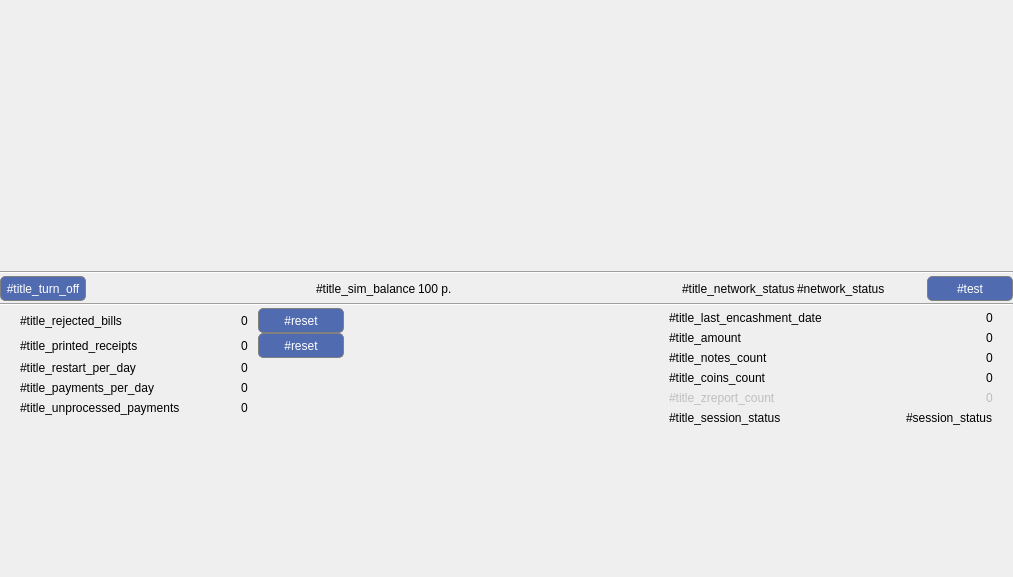
<?xml version="1.0" encoding="UTF-8"?>
<ui version="4.0">
 <class>DiagnosticsServiceWindow</class>
 <widget class="QFrame" name="DiagnosticsServiceWindow">
  <property name="geometry">
   <rect>
    <x>0</x>
    <y>0</y>
    <width>1013</width>
    <height>577</height>
   </rect>
  </property>
  <property name="styleSheet">
   <string notr="true">QFrame#diagnosticServiceWindow
{
	background: rgba(247, 245, 237);
}

QFrame#line, QFrame#line_3, QFrame#line_4, QFrame#line_5,   QFrame#line_6,  QFrame#line_7 
{
	color: rgb(197, 197, 197)
}

QTextEdit
{
	background: rgba(247, 245, 237);
	font-size: 11px;
}

QPushButton
{
	border: 1px solid gray;
	border-radius: 5px;
	color: white;
	background-color: rgba(80, 107, 176);
}

QPushButton:disabled
{
	color: gray;
	background-color: lightgray;
}

QPushButton:pressed 
{
	background-color: rgba(98, 141, 191);
}

QPushButton#btnEncashmentInfo:checked
{
	border: 1px solid gray;
	border-radius: 5px;
	color: white;
	background-color: rgba(80, 107, 176);
}


QTabBar::tab 
{
	background: rgba(160, 175, 211);
	border: 1px solid #C4C4C3;
	border-bottom-color: #C2C7CB; 
	border-top-left-radius: 4px;
	border-top-right-radius: 4px;
	min-width: 8ex;
	padding: 2px;
 }

 QTabBar::tab:selected, QTabBar::tab:hover 
{
	background: rgba(247, 245, 237);
 }

QLineEdit 
{
	border: 2px solid rgba(160, 175, 211);
	border-radius: 10px;
}</string>
  </property>
  <layout class="QVBoxLayout" name="verticalLayout">
   <property name="spacing">
    <number>2</number>
   </property>
   <property name="margin">
    <number>0</number>
   </property>
   <item>
    <widget class="QScrollArea" name="scrollArea">
     <property name="frameShape">
      <enum>QFrame::NoFrame</enum>
     </property>
     <property name="horizontalScrollBarPolicy">
      <enum>Qt::ScrollBarAlwaysOff</enum>
     </property>
     <property name="widgetResizable">
      <bool>true</bool>
     </property>
     <property name="alignment">
      <set>Qt::AlignCenter</set>
     </property>
     <widget class="QWidget" name="scrollAreaWidget">
      <property name="geometry">
       <rect>
        <x>0</x>
        <y>0</y>
        <width>1013</width>
        <height>267</height>
       </rect>
      </property>
      <layout class="QGridLayout" name="gridLayout">
       <property name="margin">
        <number>0</number>
       </property>
       <property name="spacing">
        <number>0</number>
       </property>
       <item row="0" column="0">
        <layout class="QVBoxLayout" name="vlTestWidgets">
         <property name="spacing">
          <number>0</number>
         </property>
        </layout>
       </item>
      </layout>
     </widget>
    </widget>
   </item>
   <item>
    <widget class="Line" name="line">
     <property name="orientation">
      <enum>Qt::Horizontal</enum>
     </property>
    </widget>
   </item>
   <item>
    <layout class="QHBoxLayout" name="horizontalLayout_5">
     <item>
      <widget class="QPushButton" name="btnInfoPanel">
       <property name="minimumSize">
        <size>
         <width>86</width>
         <height>25</height>
        </size>
       </property>
       <property name="styleSheet">
        <string notr="true">/*QPushButton {
	border: 1px solid gray;
	border-radius: 15px;
	background-color: rgba(80, 107, 176);
	color: &quot;white&quot;
}

QPushButton:pressed 
{
	background-color: rgba(98, 141, 191);
}

QPushButton:checked
{
	background-color: rgba(98, 141, 191);
}*/
</string>
       </property>
       <property name="text">
        <string>#title_turn_off</string>
       </property>
       <property name="checkable">
        <bool>true</bool>
       </property>
       <property name="checked">
        <bool>true</bool>
       </property>
      </widget>
     </item>
     <item>
      <spacer name="horizontalSpacer_2">
       <property name="orientation">
        <enum>Qt::Horizontal</enum>
       </property>
       <property name="sizeHint" stdset="0">
        <size>
         <width>40</width>
         <height>20</height>
        </size>
       </property>
      </spacer>
     </item>
     <item>
      <layout class="QHBoxLayout" name="horizontalLayout">
       <item>
        <widget class="QLabel" name="lbSimBalanceTitle">
         <property name="text">
          <string>#title_sim_balance</string>
         </property>
        </widget>
       </item>
       <item>
        <widget class="QLabel" name="lbSimBalance">
         <property name="text">
          <string notr="true">100 р.</string>
         </property>
        </widget>
       </item>
      </layout>
     </item>
     <item>
      <spacer name="horizontalSpacer_3">
       <property name="orientation">
        <enum>Qt::Horizontal</enum>
       </property>
       <property name="sizeHint" stdset="0">
        <size>
         <width>40</width>
         <height>20</height>
        </size>
       </property>
      </spacer>
     </item>
     <item>
      <layout class="QHBoxLayout" name="horizontalLayout_4">
       <item>
        <layout class="QHBoxLayout" name="horizontalLayout_3">
         <item>
          <widget class="QLabel" name="lbTitleNetworkStatus">
           <property name="enabled">
            <bool>true</bool>
           </property>
           <property name="text">
            <string>#title_network_status</string>
           </property>
          </widget>
         </item>
         <item>
          <widget class="QLabel" name="lbNetworkStatus">
           <property name="enabled">
            <bool>true</bool>
           </property>
           <property name="text">
            <string>#network_status</string>
           </property>
          </widget>
         </item>
        </layout>
       </item>
       <item>
        <spacer name="horizontalSpacer">
         <property name="orientation">
          <enum>Qt::Horizontal</enum>
         </property>
         <property name="sizeHint" stdset="0">
          <size>
           <width>40</width>
           <height>20</height>
          </size>
         </property>
        </spacer>
       </item>
       <item>
        <widget class="QPushButton" name="btnTestServer">
         <property name="enabled">
          <bool>true</bool>
         </property>
         <property name="minimumSize">
          <size>
           <width>86</width>
           <height>25</height>
          </size>
         </property>
         <property name="text">
          <string>#test</string>
         </property>
        </widget>
       </item>
      </layout>
     </item>
    </layout>
   </item>
   <item>
    <widget class="Line" name="line_2">
     <property name="orientation">
      <enum>Qt::Horizontal</enum>
     </property>
    </widget>
   </item>
   <item>
    <widget class="QScrollArea" name="scrollArea_2">
     <property name="frameShape">
      <enum>QFrame::NoFrame</enum>
     </property>
     <property name="widgetResizable">
      <bool>true</bool>
     </property>
     <widget class="QWidget" name="scrollAreaEncashmentInfo">
      <property name="geometry">
       <rect>
        <x>0</x>
        <y>0</y>
        <width>1013</width>
        <height>267</height>
       </rect>
      </property>
      <layout class="QGridLayout" name="gridLayout_2">
       <property name="margin">
        <number>0</number>
       </property>
       <property name="spacing">
        <number>0</number>
       </property>
       <item row="0" column="0">
        <layout class="QHBoxLayout" name="horizontalLayout_16">
         <item>
          <spacer name="horizontalSpacer_4">
           <property name="orientation">
            <enum>Qt::Horizontal</enum>
           </property>
           <property name="sizeType">
            <enum>QSizePolicy::Fixed</enum>
           </property>
           <property name="sizeHint" stdset="0">
            <size>
             <width>20</width>
             <height>20</height>
            </size>
           </property>
          </spacer>
         </item>
         <item>
          <layout class="QVBoxLayout" name="verticalLayout_3">
           <item>
            <layout class="QHBoxLayout" name="horizontalLayout_6">
             <property name="spacing">
              <number>10</number>
             </property>
             <item>
              <widget class="QLabel" name="lbTitleRejectedBills">
               <property name="enabled">
                <bool>true</bool>
               </property>
               <property name="text">
                <string>#title_rejected_bills</string>
               </property>
              </widget>
             </item>
             <item>
              <spacer name="horizontalSpacer_14">
               <property name="orientation">
                <enum>Qt::Horizontal</enum>
               </property>
               <property name="sizeHint" stdset="0">
                <size>
                 <width>40</width>
                 <height>20</height>
                </size>
               </property>
              </spacer>
             </item>
             <item>
              <widget class="QLabel" name="lbRejectedBills">
               <property name="enabled">
                <bool>true</bool>
               </property>
               <property name="text">
                <string notr="true">0</string>
               </property>
              </widget>
             </item>
             <item>
              <widget class="QPushButton" name="btnResetReject">
               <property name="enabled">
                <bool>true</bool>
               </property>
               <property name="minimumSize">
                <size>
                 <width>86</width>
                 <height>25</height>
                </size>
               </property>
               <property name="text">
                <string>#reset</string>
               </property>
              </widget>
             </item>
            </layout>
           </item>
           <item>
            <layout class="QHBoxLayout" name="horizontalLayout_8">
             <property name="spacing">
              <number>10</number>
             </property>
             <item>
              <widget class="QLabel" name="lbTitlePrintedReceipts">
               <property name="enabled">
                <bool>true</bool>
               </property>
               <property name="text">
                <string>#title_printed_receipts</string>
               </property>
              </widget>
             </item>
             <item>
              <spacer name="horizontalSpacer_12">
               <property name="orientation">
                <enum>Qt::Horizontal</enum>
               </property>
               <property name="sizeHint" stdset="0">
                <size>
                 <width>40</width>
                 <height>20</height>
                </size>
               </property>
              </spacer>
             </item>
             <item>
              <widget class="QLabel" name="lbPrintedReceipts">
               <property name="enabled">
                <bool>true</bool>
               </property>
               <property name="text">
                <string notr="true">0</string>
               </property>
              </widget>
             </item>
             <item>
              <widget class="QPushButton" name="btnResetReceipts">
               <property name="enabled">
                <bool>true</bool>
               </property>
               <property name="minimumSize">
                <size>
                 <width>86</width>
                 <height>25</height>
                </size>
               </property>
               <property name="text">
                <string>#reset</string>
               </property>
              </widget>
             </item>
            </layout>
           </item>
           <item>
            <layout class="QHBoxLayout" name="horizontalLayout_9">
             <property name="spacing">
              <number>10</number>
             </property>
             <item>
              <widget class="QLabel" name="lbTitleRestartPerDay">
               <property name="enabled">
                <bool>true</bool>
               </property>
               <property name="text">
                <string>#title_restart_per_day</string>
               </property>
              </widget>
             </item>
             <item>
              <spacer name="horizontalSpacer_13">
               <property name="orientation">
                <enum>Qt::Horizontal</enum>
               </property>
               <property name="sizeHint" stdset="0">
                <size>
                 <width>40</width>
                 <height>20</height>
                </size>
               </property>
              </spacer>
             </item>
             <item>
              <widget class="QLabel" name="lbRestartPerDay">
               <property name="enabled">
                <bool>true</bool>
               </property>
               <property name="text">
                <string notr="true">0</string>
               </property>
              </widget>
             </item>
             <item>
              <spacer name="horizontalSpacer_15">
               <property name="orientation">
                <enum>Qt::Horizontal</enum>
               </property>
               <property name="sizeType">
                <enum>QSizePolicy::Fixed</enum>
               </property>
               <property name="sizeHint" stdset="0">
                <size>
                 <width>96</width>
                 <height>20</height>
                </size>
               </property>
              </spacer>
             </item>
            </layout>
           </item>
           <item>
            <layout class="QHBoxLayout" name="horizontalLayout_10">
             <property name="spacing">
              <number>10</number>
             </property>
             <item>
              <widget class="QLabel" name="lbTitlePaymentsPerDay">
               <property name="enabled">
                <bool>true</bool>
               </property>
               <property name="text">
                <string>#title_payments_per_day</string>
               </property>
              </widget>
             </item>
             <item>
              <spacer name="horizontalSpacer_16">
               <property name="orientation">
                <enum>Qt::Horizontal</enum>
               </property>
               <property name="sizeHint" stdset="0">
                <size>
                 <width>40</width>
                 <height>20</height>
                </size>
               </property>
              </spacer>
             </item>
             <item>
              <widget class="QLabel" name="lbPaymentsPerDay">
               <property name="enabled">
                <bool>true</bool>
               </property>
               <property name="text">
                <string notr="true">0</string>
               </property>
              </widget>
             </item>
             <item>
              <spacer name="horizontalSpacer_17">
               <property name="orientation">
                <enum>Qt::Horizontal</enum>
               </property>
               <property name="sizeType">
                <enum>QSizePolicy::Fixed</enum>
               </property>
               <property name="sizeHint" stdset="0">
                <size>
                 <width>96</width>
                 <height>20</height>
                </size>
               </property>
              </spacer>
             </item>
            </layout>
           </item>
           <item>
            <layout class="QHBoxLayout" name="horizontalLayout_7">
             <property name="spacing">
              <number>10</number>
             </property>
             <item>
              <widget class="QLabel" name="lbTitleUnprocessedPayments">
               <property name="enabled">
                <bool>true</bool>
               </property>
               <property name="text">
                <string>#title_unprocessed_payments</string>
               </property>
              </widget>
             </item>
             <item>
              <spacer name="horizontalSpacer_10">
               <property name="orientation">
                <enum>Qt::Horizontal</enum>
               </property>
               <property name="sizeHint" stdset="0">
                <size>
                 <width>40</width>
                 <height>20</height>
                </size>
               </property>
              </spacer>
             </item>
             <item>
              <widget class="QLabel" name="lbUnprocessedPayments">
               <property name="enabled">
                <bool>true</bool>
               </property>
               <property name="text">
                <string notr="true">0</string>
               </property>
              </widget>
             </item>
             <item>
              <spacer name="horizontalSpacer_11">
               <property name="orientation">
                <enum>Qt::Horizontal</enum>
               </property>
               <property name="sizeType">
                <enum>QSizePolicy::Fixed</enum>
               </property>
               <property name="sizeHint" stdset="0">
                <size>
                 <width>96</width>
                 <height>20</height>
                </size>
               </property>
              </spacer>
             </item>
            </layout>
           </item>
           <item>
            <spacer name="verticalSpacer">
             <property name="orientation">
              <enum>Qt::Vertical</enum>
             </property>
             <property name="sizeHint" stdset="0">
              <size>
               <width>20</width>
               <height>40</height>
              </size>
             </property>
            </spacer>
           </item>
          </layout>
         </item>
         <item>
          <spacer name="horizontalSpacer_18">
           <property name="orientation">
            <enum>Qt::Horizontal</enum>
           </property>
           <property name="sizeHint" stdset="0">
            <size>
             <width>40</width>
             <height>20</height>
            </size>
           </property>
          </spacer>
         </item>
         <item>
          <layout class="QVBoxLayout" name="verticalLayout_2">
           <item>
            <layout class="QHBoxLayout" name="horizontalLayout_11">
             <item>
              <widget class="QLabel" name="lbTitleLastEncashmentDate">
               <property name="text">
                <string>#title_last_encashment_date</string>
               </property>
              </widget>
             </item>
             <item>
              <spacer name="horizontalSpacer_5">
               <property name="orientation">
                <enum>Qt::Horizontal</enum>
               </property>
               <property name="sizeHint" stdset="0">
                <size>
                 <width>40</width>
                 <height>20</height>
                </size>
               </property>
              </spacer>
             </item>
             <item>
              <widget class="QLabel" name="lbLastEncashmentDate">
               <property name="text">
                <string notr="true">0</string>
               </property>
              </widget>
             </item>
            </layout>
           </item>
           <item>
            <layout class="QHBoxLayout" name="horizontalLayout_12">
             <item>
              <widget class="QLabel" name="lbTitleAmount">
               <property name="text">
                <string>#title_amount</string>
               </property>
              </widget>
             </item>
             <item>
              <spacer name="horizontalSpacer_6">
               <property name="orientation">
                <enum>Qt::Horizontal</enum>
               </property>
               <property name="sizeHint" stdset="0">
                <size>
                 <width>40</width>
                 <height>20</height>
                </size>
               </property>
              </spacer>
             </item>
             <item>
              <widget class="QLabel" name="lbAmount">
               <property name="text">
                <string notr="true">0</string>
               </property>
              </widget>
             </item>
            </layout>
           </item>
           <item>
            <layout class="QHBoxLayout" name="horizontalLayout_13">
             <item>
              <widget class="QLabel" name="lbTitleNotesCount">
               <property name="text">
                <string>#title_notes_count</string>
               </property>
              </widget>
             </item>
             <item>
              <spacer name="horizontalSpacer_7">
               <property name="orientation">
                <enum>Qt::Horizontal</enum>
               </property>
               <property name="sizeHint" stdset="0">
                <size>
                 <width>40</width>
                 <height>20</height>
                </size>
               </property>
              </spacer>
             </item>
             <item>
              <widget class="QLabel" name="lbNotesCount">
               <property name="text">
                <string notr="true">0</string>
               </property>
              </widget>
             </item>
            </layout>
           </item>
           <item>
            <layout class="QHBoxLayout" name="horizontalLayout_23">
             <item>
              <widget class="QLabel" name="lbTitleCoinsCount">
               <property name="text">
                <string>#title_coins_count</string>
               </property>
              </widget>
             </item>
             <item>
              <spacer name="horizontalSpacer_19">
               <property name="orientation">
                <enum>Qt::Horizontal</enum>
               </property>
               <property name="sizeHint" stdset="0">
                <size>
                 <width>40</width>
                 <height>20</height>
                </size>
               </property>
              </spacer>
             </item>
             <item>
              <widget class="QLabel" name="lbCoinsCount">
               <property name="text">
                <string notr="true">0</string>
               </property>
              </widget>
             </item>
            </layout>
           </item>
           <item>
            <layout class="QHBoxLayout" name="horizontalLayout_14">
             <item>
              <widget class="QLabel" name="lbTitleZReportCount">
               <property name="enabled">
                <bool>false</bool>
               </property>
               <property name="text">
                <string>#title_zreport_count</string>
               </property>
              </widget>
             </item>
             <item>
              <spacer name="horizontalSpacer_8">
               <property name="orientation">
                <enum>Qt::Horizontal</enum>
               </property>
               <property name="sizeHint" stdset="0">
                <size>
                 <width>40</width>
                 <height>20</height>
                </size>
               </property>
              </spacer>
             </item>
             <item>
              <widget class="QLabel" name="lbZReportCount">
               <property name="enabled">
                <bool>false</bool>
               </property>
               <property name="text">
                <string notr="true">0</string>
               </property>
              </widget>
             </item>
            </layout>
           </item>
           <item>
            <layout class="QHBoxLayout" name="horizontalLayout_15">
             <item>
              <widget class="QLabel" name="lbTitleSessionStatus">
               <property name="enabled">
                <bool>true</bool>
               </property>
               <property name="text">
                <string>#title_session_status</string>
               </property>
              </widget>
             </item>
             <item>
              <spacer name="horizontalSpacer_9">
               <property name="orientation">
                <enum>Qt::Horizontal</enum>
               </property>
               <property name="sizeHint" stdset="0">
                <size>
                 <width>40</width>
                 <height>20</height>
                </size>
               </property>
              </spacer>
             </item>
             <item>
              <widget class="QLabel" name="lbSessionStatus">
               <property name="enabled">
                <bool>true</bool>
               </property>
               <property name="text">
                <string>#session_status</string>
               </property>
              </widget>
             </item>
            </layout>
           </item>
           <item>
            <spacer name="verticalSpacer_2">
             <property name="orientation">
              <enum>Qt::Vertical</enum>
             </property>
             <property name="sizeHint" stdset="0">
              <size>
               <width>20</width>
               <height>40</height>
              </size>
             </property>
            </spacer>
           </item>
          </layout>
         </item>
         <item>
          <spacer name="horizontalSpacer_20">
           <property name="orientation">
            <enum>Qt::Horizontal</enum>
           </property>
           <property name="sizeType">
            <enum>QSizePolicy::Fixed</enum>
           </property>
           <property name="sizeHint" stdset="0">
            <size>
             <width>20</width>
             <height>20</height>
            </size>
           </property>
          </spacer>
         </item>
        </layout>
       </item>
      </layout>
     </widget>
    </widget>
   </item>
  </layout>
 </widget>
 <resources>
  <include location="../Resources/Resources.qrc"/>
 </resources>
 <connections/>
</ui>
